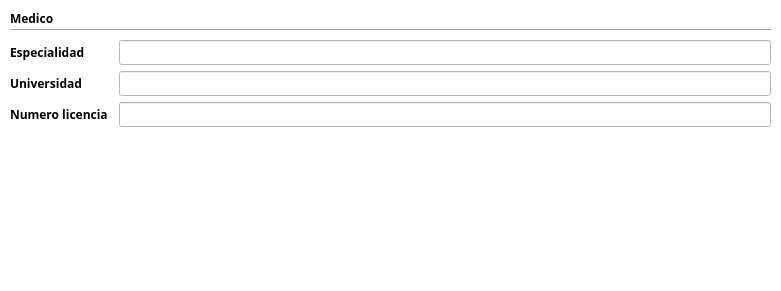
<?xml version="1.0" encoding="UTF-8"?>
<ui version="4.0">
 <class>widgetTipoEmpleadoMedico</class>
 <widget class="QWidget" name="widgetTipoEmpleadoMedico">
  <property name="geometry">
   <rect>
    <x>0</x>
    <y>0</y>
    <width>781</width>
    <height>291</height>
   </rect>
  </property>
  <property name="palette">
   <palette>
    <active>
     <colorrole role="Base">
      <brush brushstyle="SolidPattern">
       <color alpha="255">
        <red>255</red>
        <green>255</green>
        <blue>255</blue>
       </color>
      </brush>
     </colorrole>
     <colorrole role="Window">
      <brush brushstyle="SolidPattern">
       <color alpha="255">
        <red>255</red>
        <green>255</green>
        <blue>255</blue>
       </color>
      </brush>
     </colorrole>
    </active>
    <inactive>
     <colorrole role="Base">
      <brush brushstyle="SolidPattern">
       <color alpha="255">
        <red>255</red>
        <green>255</green>
        <blue>255</blue>
       </color>
      </brush>
     </colorrole>
     <colorrole role="Window">
      <brush brushstyle="SolidPattern">
       <color alpha="255">
        <red>255</red>
        <green>255</green>
        <blue>255</blue>
       </color>
      </brush>
     </colorrole>
    </inactive>
    <disabled>
     <colorrole role="Base">
      <brush brushstyle="SolidPattern">
       <color alpha="255">
        <red>255</red>
        <green>255</green>
        <blue>255</blue>
       </color>
      </brush>
     </colorrole>
     <colorrole role="Window">
      <brush brushstyle="SolidPattern">
       <color alpha="255">
        <red>255</red>
        <green>255</green>
        <blue>255</blue>
       </color>
      </brush>
     </colorrole>
    </disabled>
   </palette>
  </property>
  <property name="font">
   <font>
    <family>Ubuntu Condensed</family>
    <weight>75</weight>
    <bold>true</bold>
   </font>
  </property>
  <property name="cursor">
   <cursorShape>PointingHandCursor</cursorShape>
  </property>
  <property name="windowTitle">
   <string>Tipo empleado medico</string>
  </property>
  <property name="autoFillBackground">
   <bool>true</bool>
  </property>
  <widget class="QLabel" name="labelMedico">
   <property name="geometry">
    <rect>
     <x>10</x>
     <y>10</y>
     <width>81</width>
     <height>16</height>
    </rect>
   </property>
   <property name="text">
    <string>Medico</string>
   </property>
  </widget>
  <widget class="Line" name="lineMedico">
   <property name="geometry">
    <rect>
     <x>10</x>
     <y>20</y>
     <width>761</width>
     <height>20</height>
    </rect>
   </property>
   <property name="orientation">
    <enum>Qt::Horizontal</enum>
   </property>
  </widget>
  <widget class="QWidget" name="layoutWidget_7">
   <property name="geometry">
    <rect>
     <x>10</x>
     <y>40</y>
     <width>761</width>
     <height>101</height>
    </rect>
   </property>
   <layout class="QFormLayout" name="formLayout_3">
    <property name="fieldGrowthPolicy">
     <enum>QFormLayout::AllNonFixedFieldsGrow</enum>
    </property>
    <item row="0" column="0">
     <widget class="QLabel" name="labelEspecialidad">
      <property name="text">
       <string>Especialidad         </string>
      </property>
     </widget>
    </item>
    <item row="0" column="1">
     <widget class="QLineEdit" name="lineEditEspecialidad">
      <property name="font">
       <font>
        <weight>50</weight>
        <bold>false</bold>
       </font>
      </property>
      <property name="inputMask">
       <string>AAAAAAAAAAAAAAAAAAAAAAAAAAAAAAAAAAAAAAAA; </string>
      </property>
     </widget>
    </item>
    <item row="1" column="0">
     <widget class="QLabel" name="labelUniversidad">
      <property name="text">
       <string>Universidad</string>
      </property>
     </widget>
    </item>
    <item row="1" column="1">
     <widget class="QLineEdit" name="lineEditUniversidad">
      <property name="font">
       <font>
        <weight>50</weight>
        <bold>false</bold>
       </font>
      </property>
      <property name="inputMask">
       <string>AAAAAAAAAAAAAAAAAAAAAAAAAAAAAAAAAAAAAAAA; </string>
      </property>
     </widget>
    </item>
    <item row="2" column="0">
     <widget class="QLabel" name="labelNumeroLicencia">
      <property name="text">
       <string>Numero licencia</string>
      </property>
     </widget>
    </item>
    <item row="2" column="1">
     <widget class="QLineEdit" name="lineEditNumeroLicencia">
      <property name="font">
       <font>
        <weight>50</weight>
        <bold>false</bold>
       </font>
      </property>
      <property name="inputMask">
       <string>NNNNNNNN; </string>
      </property>
     </widget>
    </item>
   </layout>
  </widget>
 </widget>
 <resources/>
 <connections/>
</ui>
